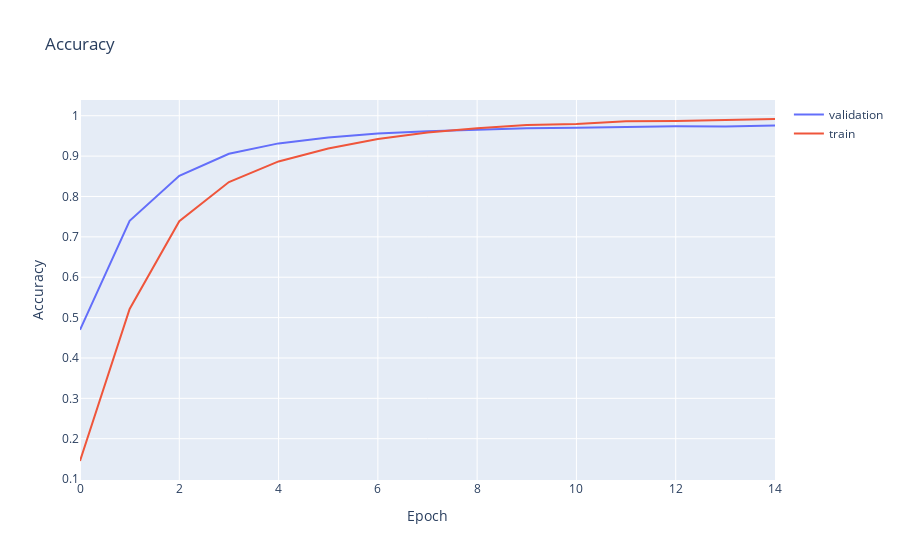

This figure's notebook cell:
### Markdown cell above
<img src="data/cr.png" height="700" width="700" />

### Code cell
df_train = pd.read_csv('data/epoch_ac/train.csv')
df_validation = pd.read_csv('data/epoch_ac/validation.csv')
fig = go.Figure()
fig.add_trace(go.Scatter(x=df_validation['Step'], y=df_validation['Value'], mode='lines', name='validation'))
fig.add_trace(go.Scatter(x=df_train['Step'], y=df_train['Value'], mode='lines', name='train'))
fig.update_layout(title='Accuracy', xaxis_title='Epoch', yaxis_title='Accuracy')
fig.show()

### Figure 1 — Plotly figure (JSON) as saved in the notebook; plotly's stock layout.template omitted (floating-point values rounded to 4 significant figures)
{"data": [{"mode": "lines", "name": "validation", "type": "scatter", "x": [0, 1, 2, 3, 4, 5, 6, 7, 8, 9, 10, 11, 12, 13, 14], "y": [0.4696, 0.7397, 0.8511, 0.9058, 0.9315, 0.9464, 0.9558, 0.9616, 0.9652, 0.969, 0.97, 0.9724, 0.9739, 0.9736, 0.9757]}, {"mode": "lines", "name": "train", "type": "scatter", "x": [0, 1, 2, 3, 4, 5, 6, 7, 8, 9, 10, 11, 12, 13, 14], "y": [0.1448, 0.5213, 0.7388, 0.8357, 0.8868, 0.9187, 0.9423, 0.9585, 0.9692, 0.9773, 0.9796, 0.9861, 0.9871, 0.9904, 0.9919]}], "layout": {"title": {"text": "Accuracy"}, "xaxis": {"title": {"text": "Epoch"}}, "yaxis": {"title": {"text": "Accuracy"}}}}
